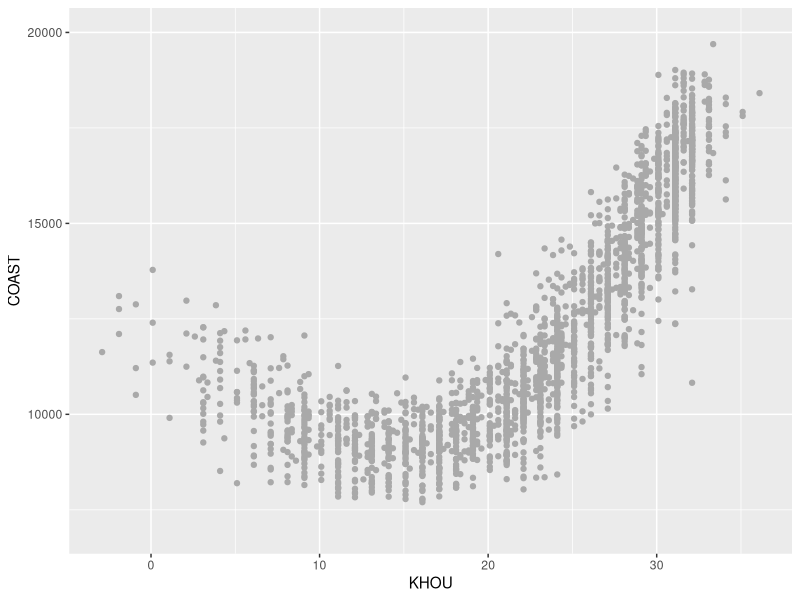
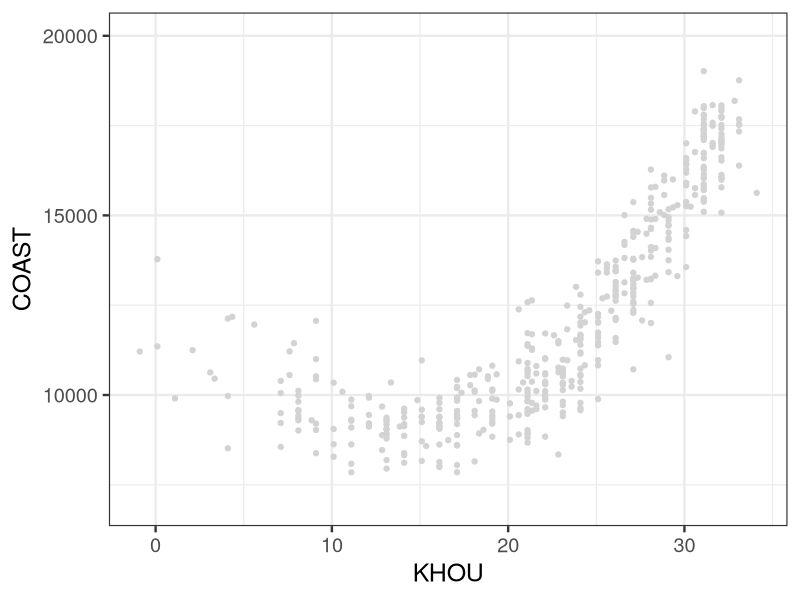
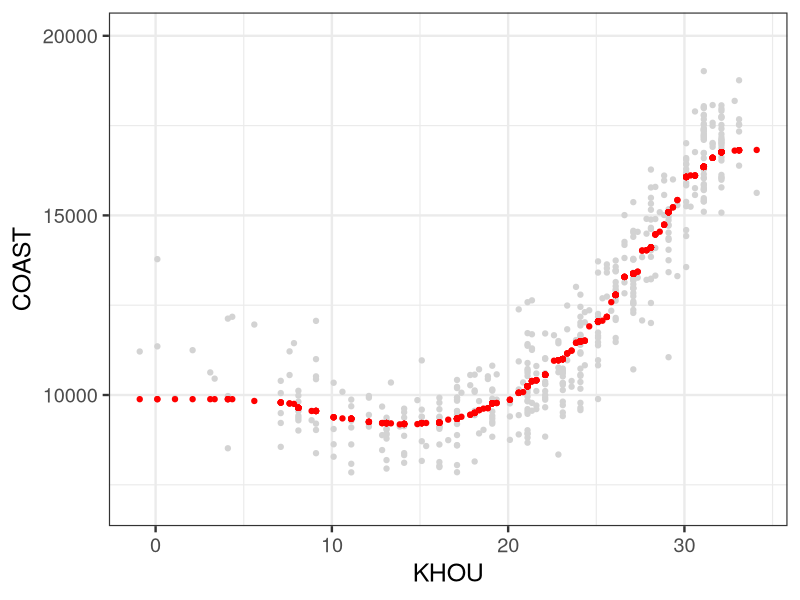
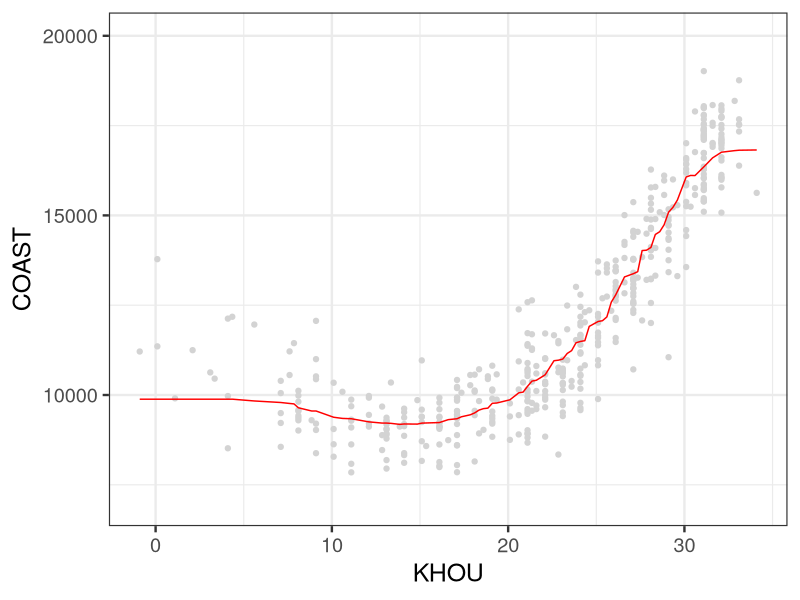
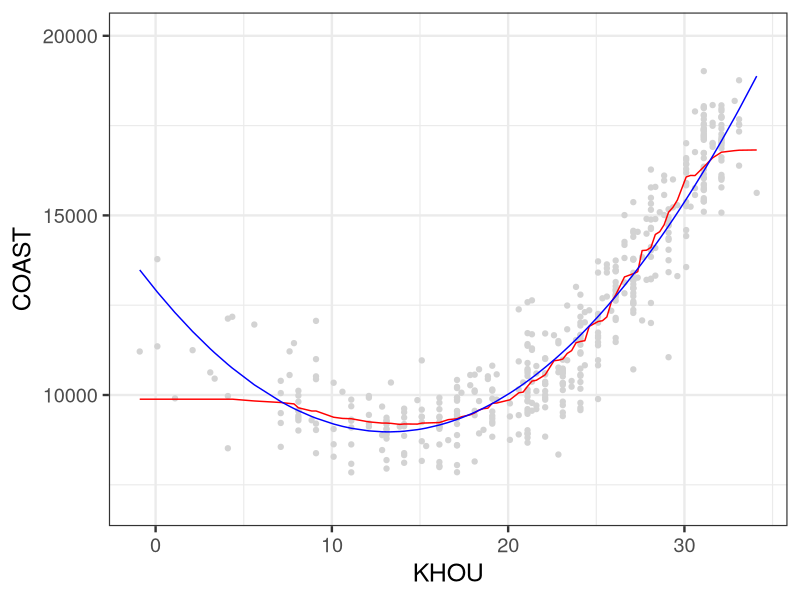
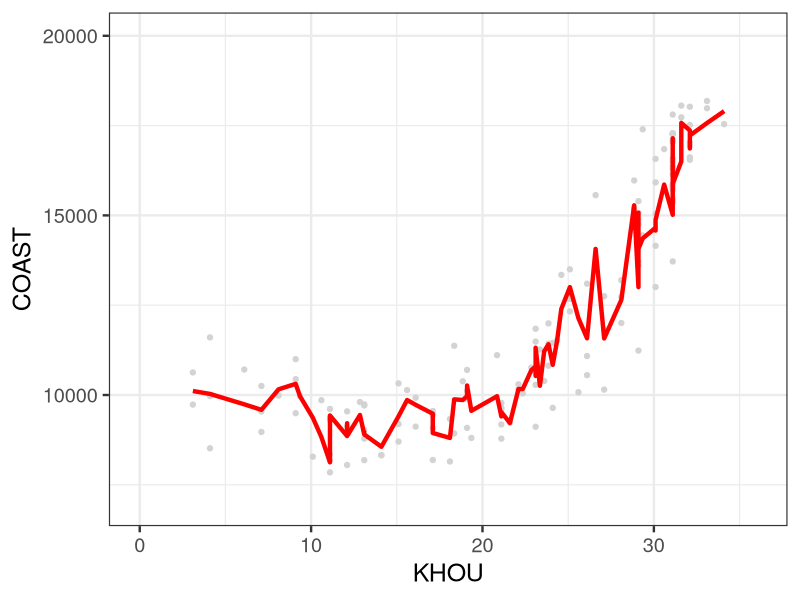

Reproduce these figures in R, in order.
library(tidyverse)
library(FNN)

# read in the data: make sure to use the path name to
# wherever you'd stored the file
loadhou = read.csv('./data/loadhou.csv')
summary(loadhou)

# plot the data
ggplot(data = loadhou) + 
  geom_point(mapping = aes(x = KHOU, y = COAST), color='darkgrey') + 
  ylim(7000, 20000)

# Make a train-test split
N = nrow(loadhou)
N_train = floor(0.8*N)
N_test = N - N_train




#####
# Train/test split
#####

# randomly sample a set of data points to include in the training set
train_ind = sample.int(N, N_train, replace=FALSE)

# Define the training and testing set
D_train = loadhou[train_ind,]
D_test = loadhou[-train_ind,]

# optional book-keeping step:
# reorder the rows of the testing set by the KHOU (temperature) variable
# this isn't necessary, but it will allow us to make a pretty plot later
D_test = arrange(D_test, KHOU)
head(D_test)

# Now separate the training and testing sets into features (X) and outcome (y)
X_train = select(D_train, KHOU)
y_train = select(D_train, COAST)
X_test = select(D_test, KHOU)
y_test = select(D_test, COAST)


#####
# Fit a few models
#####

# linear and quadratic models
lm1 = lm(COAST ~ KHOU, data=D_train)
lm2 = lm(COAST ~ poly(KHOU, 2), data=D_train)

# KNN 250
knn250 = knn.reg(train = X_train, test = X_test, y = y_train, k=250)
names(knn250)

#####
# Compare the models by RMSE_out
#####

# define a helper function for calculating RMSE
rmse = function(y, ypred) {
  sqrt(mean(data.matrix((y-ypred)^2)))
}

ypred_lm1 = predict(lm1, X_test)
ypred_lm2 = predict(lm2, X_test)
ypred_knn250 = knn250$pred

rmse(y_test, ypred_lm1)
rmse(y_test, ypred_lm2)
rmse(y_test, ypred_knn250)


####
# plot the fit
####

# attach the predictions to the test data frame
D_test$ypred_lm2 = ypred_lm2
D_test$ypred_knn250 = ypred_knn250

p_test = ggplot(data = D_test) + 
  geom_point(mapping = aes(x = KHOU, y = COAST), color='lightgrey') + 
  theme_bw(base_size=18) + 
  ylim(7000, 20000)
p_test

p_test + geom_point(aes(x = KHOU, y = ypred_knn250), color='red')
p_test + geom_path(aes(x = KHOU, y = ypred_knn250), color='red')
p_test + geom_path(aes(x = KHOU, y = ypred_knn250), color='red') + 
  geom_path(aes(x = KHOU, y = ypred_lm2), color='blue')




#### exercise


N_train = 150
train_ind = sort(sample.int(N, N_train, replace=FALSE))
D_train = loadhou[train_ind,]
D_train = arrange(D_train, KHOU)
y_train = D_train$COAST
X_train = data.frame(KHOU=jitter(D_train$KHOU))

knn_model = knn.reg(X_train, X_train, y_train, k = 3)

D_train$ypred = knn_model$pred
p_train = ggplot(data = D_train) + 
  geom_point(mapping = aes(x = KHOU, y = COAST), color='lightgrey') + 
  theme_bw(base_size=18) + 
  ylim(7000, 20000) + xlim(0,36)
p_train + geom_path(mapping = aes(x=KHOU, y=ypred), color='red', size=1.5)
